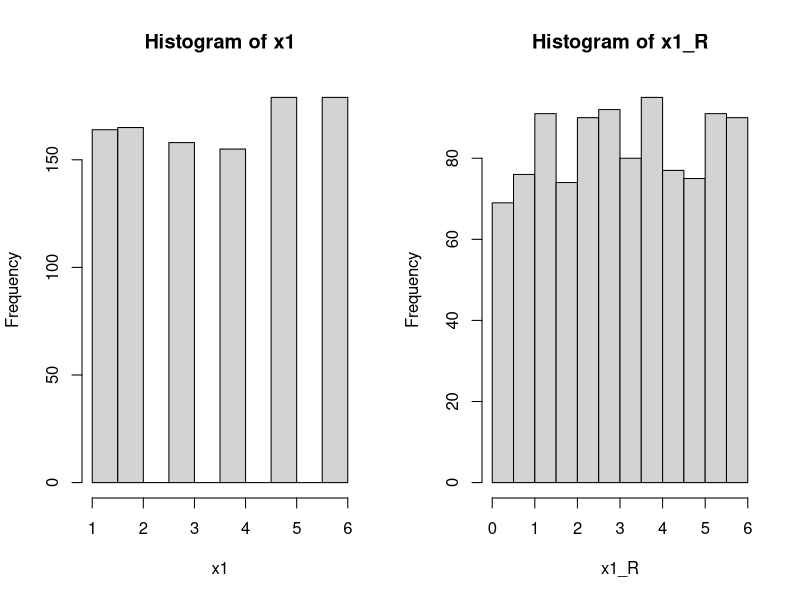
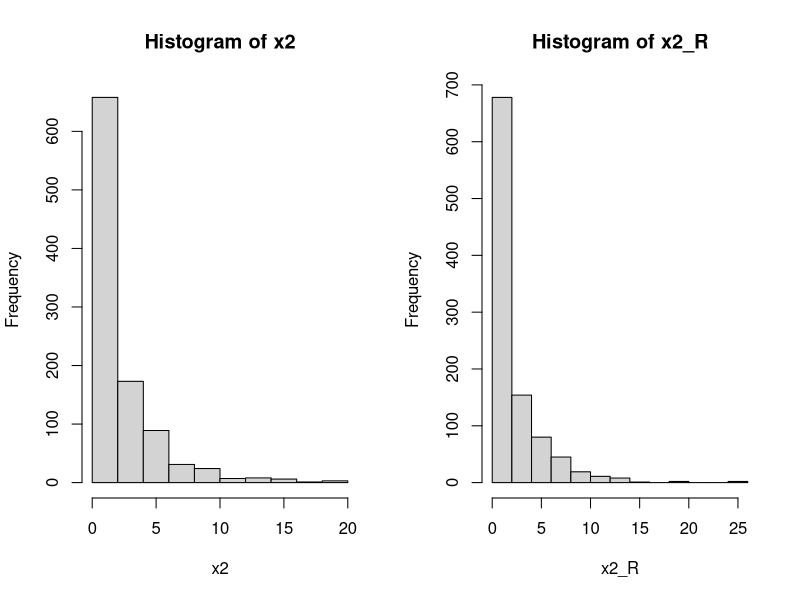
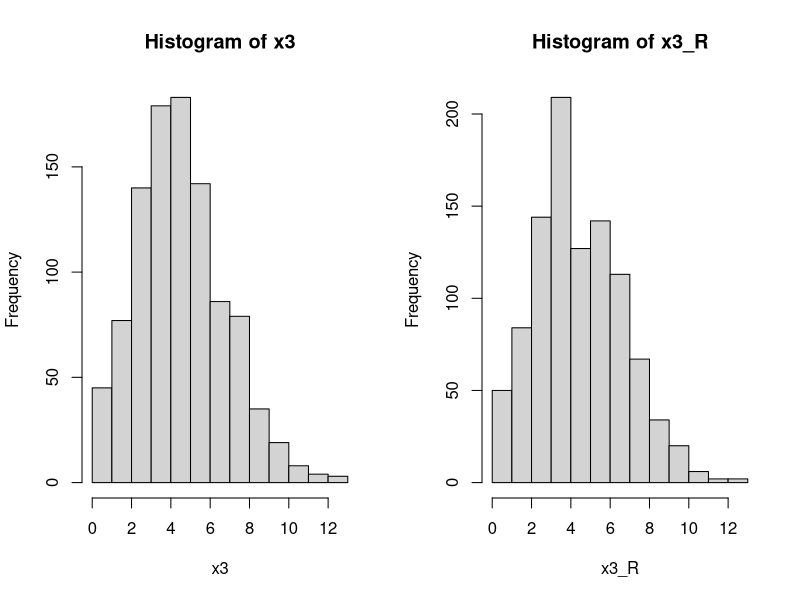
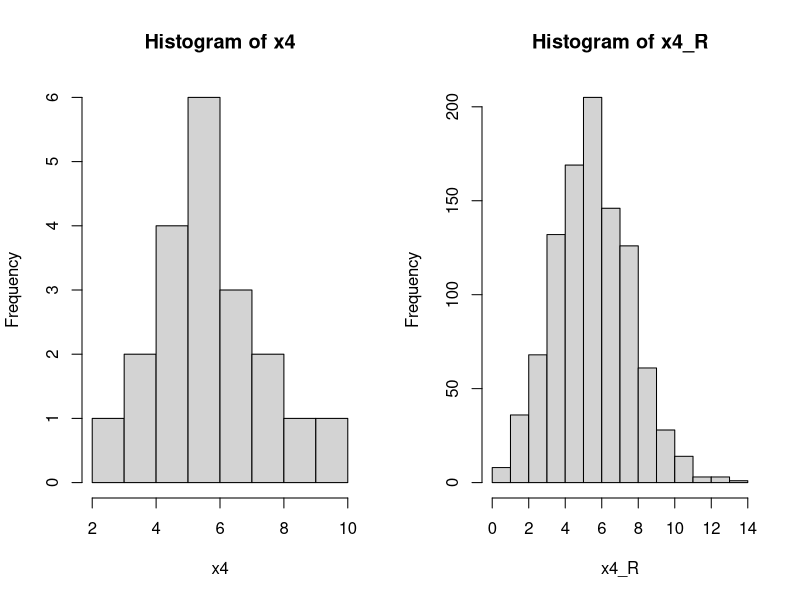

Write R code to recreate these figures, in order.
# Aula 3.1 - Tranformação Inversa - Discreta

# Exercício 1 ----

runif.inv = function(n_esima, n = 1000){
  x = NULL

  for(i in 1:n){

    u = runif(1)
    prob_acumulada = 0

    for(j in 1:n_esima){

      prob_acumulada = prob_acumulada + 1/n_esima

      if(u <= prob_acumulada){
        x[i] = j
        break
      }
    }
  }
  x
}

x = runif.inv(10, n = 10000)
prop.table(table(x))

# Exercício 2 ----

rbin.inv <- function(n, p, N = 1000){
  
  x = c()

  for (i in 1:n) {
    u = runif(1)
    j = 0
    
    pj = (factorial(n)/(factorial(j)*factorial(n-j))) * p^j * (1-p)^(n-j)
    F = pj
    
    while(u >= F){
      j = j + 1
      pj = (factorial(n)/(factorial(j)*factorial(n-j))) * p^j * (1-p)^(n-j)
      F = F + pj
    }
    
    x[i] = j   
  }
  x
}

x = rbin.inv(100, 0.3)
prop.table(table(x))

mean(x)
100*0.3

# Exercício 3 ----
 
rgeom.inv = function(n, p){
  u = runif(n)
  x = floor(log(1-u)/log(1-p))
  x
}
 
rpois.inv = function(n, lambda){
  x = NULL
  for(i in 1:n){
    u = runif(1)
    j = 0
    p = exp(-lambda)
    F = p
    while(u >= F){
      j = j + 1
      p = (lambda/j) * p
      F = F + p
    }
    x[i] = j
  }
  x
}

# Uniforme
x1 = runif.inv(n = 1000, 6)
x1_R = runif(n = 1000, 0, 6)

par(mfrow=c(1,2))
hist(x1)
hist(x1_R)

# Geométrica
x2 = rgeom.inv(n = 1000, 0.3)
x2_R = rgeom(n = 1000, 0.3)

par(mfrow=c(1,2))
hist(x2)
hist(x2_R)

# Poisson
x3 = rpois.inv(n = 1000, 5)
x3_R = rpois(n = 1000, 5)

par(mfrow=c(1,2))
hist(x3)
hist(x3_R)

# Binomial
x4 = rbin.inv(N = 1000, 20, 0.3)
x4_R = rbinom(n = 1000, 20, 0.3)

par(mfrow=c(1,2))
hist(x4)
hist(x4_R)
